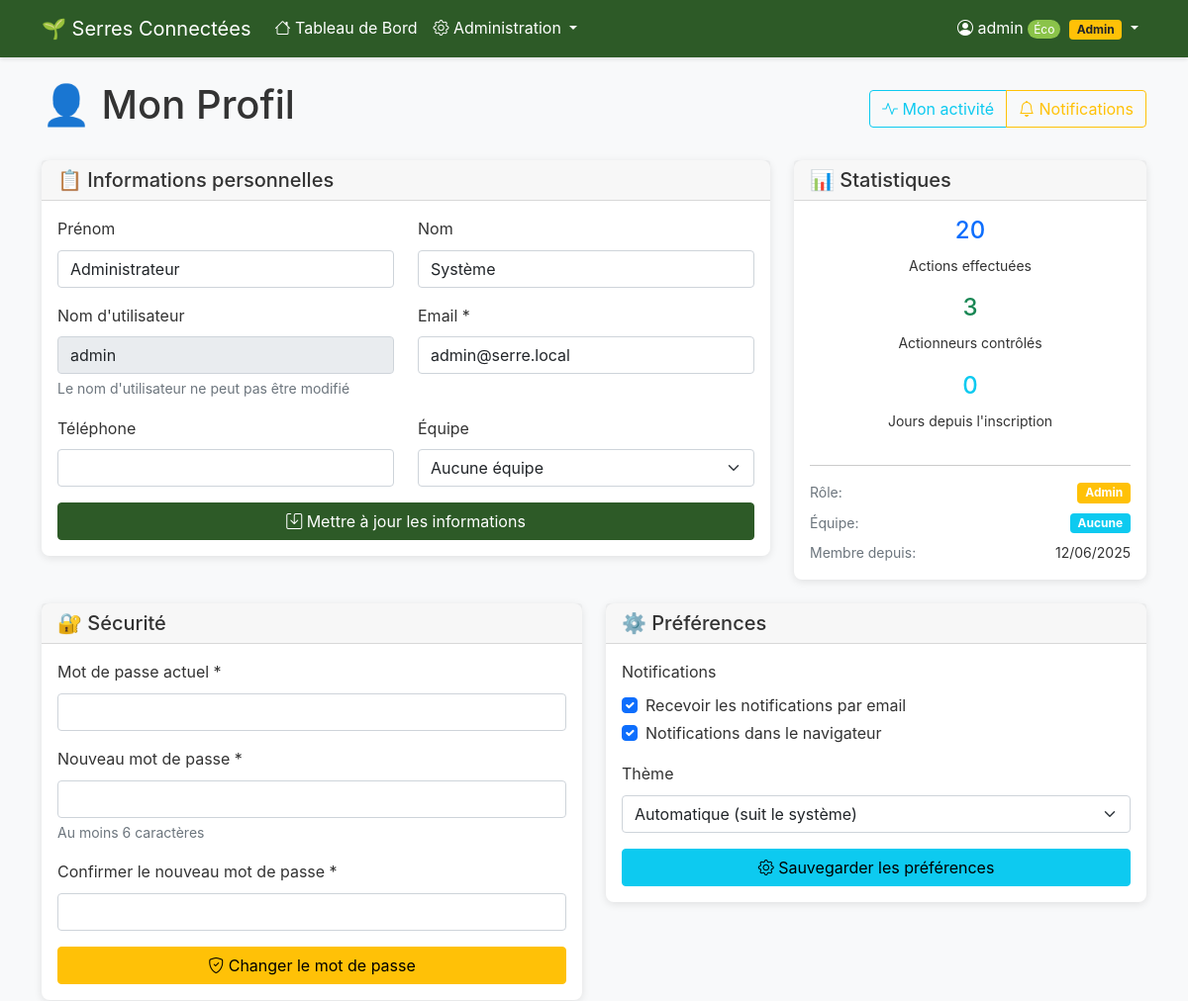
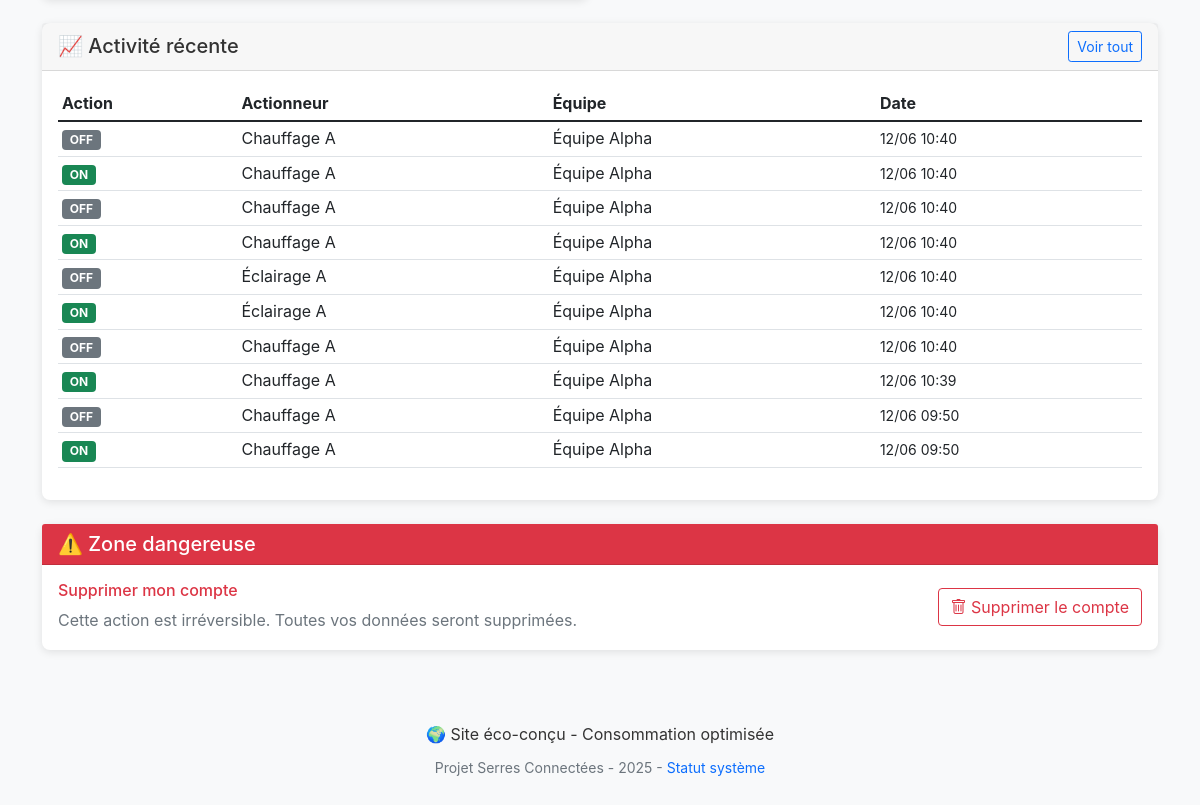
Page /?controller=profile (signed in) on the committed database (2 pictures, top to bottom).
### tables this page shows
CREATE TABLE `user` (
  `id_user` char(36) NOT NULL,
  `username` varchar(50) NOT NULL,
  `password` varchar(255) NOT NULL,
  `role_id` int(11) DEFAULT NULL
);

CREATE TABLE `user_profiles` (
  `id` int(11) NOT NULL,
  `user_id` char(36) NOT NULL,
  `email` varchar(255) DEFAULT NULL,
  `first_name` varchar(100) DEFAULT NULL,
  `last_name` varchar(100) DEFAULT NULL,
  `phone` varchar(20) DEFAULT NULL,
  `team_id` int(11) DEFAULT NULL,
  `notification_email` tinyint(1) DEFAULT 1,
  `notification_browser` tinyint(1) DEFAULT 1,
  `theme_preference` varchar(20) DEFAULT 'auto',
  `created_at` timestamp NULL DEFAULT current_timestamp(),
  `updated_at` timestamp NULL DEFAULT current_timestamp() ON UPDATE current_timestamp(),
  `deleted_at` timestamp NULL DEFAULT NULL
);

CREATE TABLE `role` (
  `id` int(11) NOT NULL,
  `name` varchar(100) DEFAULT NULL
);

CREATE TABLE `actuator_logs` (
  `id` int(11) NOT NULL,
  `actionneur_id` int(11) NOT NULL,
  `action` enum('ON','OFF') NOT NULL,
  `user_id` char(36) NOT NULL,
  `timestamp` timestamp NULL DEFAULT current_timestamp()
);

CREATE TABLE `actionneurs` (
  `id` int(11) NOT NULL,
  `nom` varchar(100) NOT NULL,
  `type` varchar(50) NOT NULL,
  `team_id` int(11) DEFAULT 1,
  `is_active` tinyint(1) DEFAULT 1,
  `current_state` tinyint(1) DEFAULT 0,
  `created_at` timestamp NULL DEFAULT current_timestamp()
);

CREATE TABLE `teams` (
  `id` int(11) NOT NULL,
  `name` varchar(100) NOT NULL,
  `greenhouse_sector` varchar(50) NOT NULL
);

### views/profile/index.php (the view, shortened to what the rows shown need)
<div class="row">
    <div class="col-12">
        <div class="d-flex justify-content-between align-items-center mb-4">
            <h1>👤 Mon Profil</h1>
        </div>
    </div>
</div>
<div class="row mb-4">
    <div class="col-md-8">
        <div class="card">
            <div class="card-body">
                <form method="POST" action="<?= BASE_URL ?>?controller=profile&action=update">
                    <div class="row">
                        <div class="col-md-6">
                            <div class="mb-3">
                                <label for="first_name" class="form-label">Prénom</label>
                                <input type="text" class="form-control" id="first_name" name="first_name"
                                       value="<?= htmlspecialchars($user['first_name'] ?? '') ?>">
                            </div>
                        </div>
                        <div class="col-md-6">
                            <div class="mb-3">
                                <label for="last_name" class="form-label">Nom</label>
                                <input type="text" class="form-control" id="last_name" name="last_name"
                                       value="<?= htmlspecialchars($user['last_name'] ?? '') ?>">
                            </div>
                        </div>
                    </div>
                    <div class="row">
                        <div class="col-md-6">
                            <div class="mb-3">
                                <label for="username" class="form-label">Nom d'utilisateur</label>
                                <input type="text" class="form-control" value="<?= htmlspecialchars($user['username']) ?>"
                                       readonly>
                                <div class="form-text">Le nom d'utilisateur ne peut pas être modifié</div>
                            </div>
                        </div>
                        <div class="col-md-6">
                            <div class="mb-3">
                                <label for="email" class="form-label">Email *</label>
                                <input type="email" class="form-control" id="email" name="email" required
                                       value="<?= htmlspecialchars($user['email'] ?? '') ?>">
                            </div>
                        </div>
                    </div>
                </form>
            </div>
        </div>
    </div>
    <div class="col-md-4">
        <div class="card">
            <div class="card-body">
                <div class="d-flex justify-content-between align-items-center mb-2">
                    <small class="text-muted">Rôle:</small>
                    <span class="badge bg-<?= $user['role_name'] === 'admin' ? 'warning' : 'primary' ?>">
                        <?= ucfirst($user['role_name'] ?? 'Utilisateur') ?>
                    </span>
                </div>
                <div class="d-flex justify-content-between align-items-center">
                    <small class="text-muted">Membre depuis:</small>
                    <small>
                        <?= $user['created_at'] ? date('d/m/Y', strtotime($user['created_at'])) : 'N/A' ?>
                    </small>
                </div>
            </div>
        </div>
    </div>
</div>
<div class="row mb-4">
    <div class="col-md-6">
        <div class="card">
            <div class="card-body">
                <form method="POST" action="<?= BASE_URL ?>?controller=profile&action=update">
                    <div class="mb-3">
                        <div class="form-check">
                            <input class="form-check-input" type="checkbox" id="notification_email"
                                   name="notification_email"
                                   <?= ($user['notification_email'] ?? false) ? 'checked' : '' ?>>
                            <label class="form-check-label" for="notification_email">
                                Recevoir les notifications par email
                            </label>
                        </div>
                        <div class="form-check">
                            <input class="form-check-input" type="checkbox" id="notification_browser"
                                   name="notification_browser"
                                   <?= ($user['notification_browser'] ?? true) ? 'checked' : '' ?>>
                            <label class="form-check-label" for="notification_browser">
                                Notifications dans le navigateur
                            </label>
                        </div>
                    </div>
                    <div class="mb-3">
                        <label for="theme_preference" class="form-label">Thème</label>
                        <select class="form-select" id="theme_preference" name="theme_preference">
                            <option value="auto" <?= ($user['theme_preference'] ?? 'auto') === 'auto' ? 'selected' : '' ?>>
                                Automatique (suit le système)
                            </option>
                        </select>
                    </div>
                </form>
            </div>
        </div>
    </div>
</div>
<div class="row mb-4">
    <div class="col-12">
        <div class="card">
            <div class="card-body">
                <?php if (empty($recentActivity)): ?>
                    <p class="text-muted text-center py-3">Aucune activité récente</p>
                <?php else: ?>
                    <div class="table-responsive">
                        <table class="table table-sm">
                            <thead>
                                <tr>
                                    <th>Action</th>
                                    <th>Actionneur</th>
                                    <th>Équipe</th>
                                    <th>Date</th>
                                </tr>
                            </thead>
                            <tbody>
                                <?php foreach ($recentActivity as $activity): ?>
                                    <tr>
                                        <td>
                                            <span class="badge bg-<?= $activity['action'] === 'ON' ? 'success' : 'secondary' ?>">
                                                <?= $activity['action'] ?>
                                            </span>
                                        </td>
                                        <td><?= htmlspecialchars($activity['actuator_name']) ?></td>
                                        <td><?= htmlspecialchars($activity['team_name'] ?? 'N/A') ?></td>
                                        <td>
                                            <small><?= date('d/m H:i', strtotime($activity['timestamp'])) ?></small>
                                        </td>
                                    </tr>
                                <?php endforeach; ?>
                            </tbody>
                        </table>
                    </div>
                <?php endif; ?>
            </div>
        </div>
    </div>
</div>

### rows in the picture
user: first_name "Administrateur", last_name "Système", username "admin", email "admin@serre.local", role.name "Admin", user_profiles.created_at "12/06/2025"
user_profiles: notification_email "☑", notification_browser "☑", theme_preference "Automatique (suit le système)"
actuator_logs: action "OFF", actionneur.nom "Chauffage A", teams.name "Équipe Alpha", timestamp "12/06 10:40"
actuator_logs: action "ON", actionneur.nom "Chauffage A", teams.name "Équipe Alpha", timestamp "12/06 10:40"
actuator_logs: action "OFF", actionneur.nom "Chauffage A", teams.name "Équipe Alpha", timestamp "12/06 10:40"
actuator_logs: action "ON", actionneur.nom "Chauffage A", teams.name "Équipe Alpha", timestamp "12/06 10:40"
actuator_logs: action "OFF", actionneur.nom "Éclairage A", teams.name "Équipe Alpha", timestamp "12/06 10:40"
actuator_logs: action "ON", actionneur.nom "Éclairage A", teams.name "Équipe Alpha", timestamp "12/06 10:40"
actuator_logs: action "OFF", actionneur.nom "Chauffage A", teams.name "Équipe Alpha", timestamp "12/06 10:40"
actuator_logs: action "ON", actionneur.nom "Chauffage A", teams.name "Équipe Alpha", timestamp "12/06 10:39"
actuator_logs: action "OFF", actionneur.nom "Chauffage A", teams.name "Équipe Alpha", timestamp "12/06 09:50"
actuator_logs: action "ON", actionneur.nom "Chauffage A", teams.name "Équipe Alpha", timestamp "12/06 09:50"

### other values in the picture
$_SESSION['username'] "admin"
$stats['total_actions'] "20"
$stats['actuators_controlled'] "3"
$stats['account_age_days'] "0"
$user['team_name'] "Aucune"
